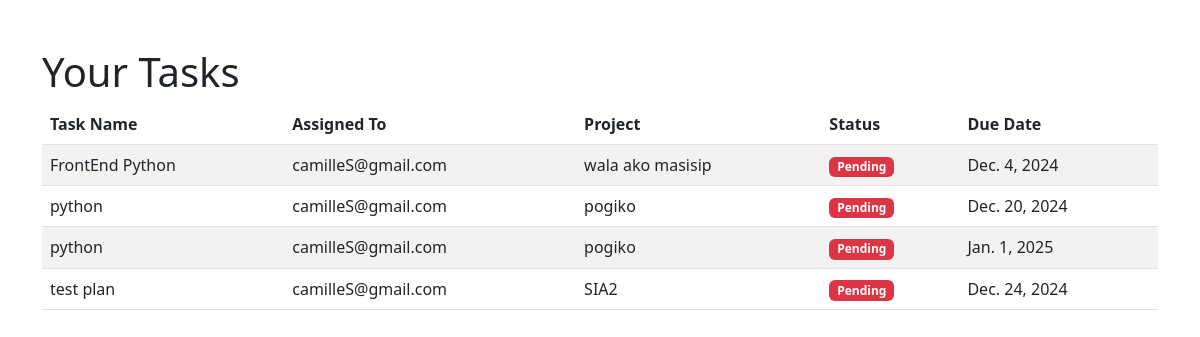
The app's page /dashboard/tasks/ (signed in) with its own data.
### MyApp/models.py (models this page shows, shortened)
class Task(models.Model):
    STATUS_CHOICES = [
        ('pending', 'Pending'),
        ('in_progress', 'In Progress'),
        ('completed', 'Completed'),
    ]
    name = models.CharField(max_length=200)
    description = models.TextField(blank=True, null=True)
    assigned_to = models.ForeignKey(User, on_delete=models.CASCADE, related_name='tasks')
    project = models.ForeignKey(Project, on_delete=models.CASCADE, related_name='tasks')
    status = models.CharField(
        max_length=20,
        choices=STATUS_CHOICES,
        default='pending'
    )
    due_date = models.DateField(null=True, blank=True)
    created_at = models.DateTimeField(auto_now_add=True)
    updated_at = models.DateTimeField(auto_now=True)
    def __str__(self):
        return f"{self.name} ({self.status})"

class User(AbstractUser):
    ROLE_CHOICES = [
        ('team_member', 'Team Member'),
        ('project_leader', 'Project Leader'),
    ]
    role = models.CharField(max_length=20, choices=ROLE_CHOICES, default='team_member')
    profile_picture = models.ImageField(upload_to='profile_pictures/', blank=True, null=True)

class Project(models.Model):
    name = models.CharField(max_length=100)
    description = models.TextField(blank=True, null=True)
    due_date = models.DateField(null=True, blank=True)  # Added due date
    created_by = models.ForeignKey(User, on_delete=models.CASCADE, related_name='projects', null=True, blank=True)
    created_at = models.DateTimeField(auto_now_add=True)

### MyApp/views.py (the view)
# urls.py: path('dashboard/tasks/', views.task_list, name='task_list'),
@login_required
def task_list(request):
    tasks = Task.objects.filter(assigned_to=request.user)
    print(tasks)  # Debugging: Print tasks in the console
    return render(request, 'task_list.html', {'tasks': tasks})

### MyApp/templates/task_list.html (shortened to what this page needs)
{% load static %}
<!DOCTYPE html>
<html lang="en">
<head>
    <link rel="stylesheet" href="https://cdn.jsdelivr.net/npm/bootstrap@5.3.0/dist/css/bootstrap.min.css">
</head>
<body>
    <div class="container mt-5">
        <h1>Your Tasks</h1>
        <table class="table table-striped">
    <thead>
        <tr>
            <th>Task Name</th>
            <th>Assigned To</th>
            <th>Project</th>
            <th>Status</th>
            <th>Due Date</th>
        </tr>
    </thead>
    <tbody>
        {% for task in tasks %}
            <tr>
                <td>{{ task.name }}</td>
                <td>{{ task.assigned_to.username }}</td>
                <td>{{ task.project.name }}</td>
                <td>
                    {% if task.status == 'completed' %}
                        <span class="badge bg-success">Completed</span>
                    {% elif task.status == 'in_progress' %}
                        <span class="badge bg-warning text-dark">In Progress</span>
                    {% else %}
                        <span class="badge bg-danger">Pending</span>
                    {% endif %}
                </td>
                <td>{{ task.due_date }}</td>
            </tr>
        {% empty %}
            <tr>
                <td colspan="5" class="text-center text-muted">No tasks found.</td>
            </tr>
        {% endfor %}
    </tbody>
</table>
    </div>
</body>
</html>

### records on screen
Task: name "FrontEnd Python", assigned_to.username "camilleS@gmail.com", project.name "wala ako masisip", status "Pending", due_date "Dec. 4, 2024"
Task: name "python", assigned_to.username "camilleS@gmail.com", project.name "pogiko", status "Pending", due_date "Dec. 20, 2024"
Task: name "python", assigned_to.username "camilleS@gmail.com", project.name "pogiko", status "Pending", due_date "Jan. 1, 2025"
Task: name "test plan", assigned_to.username "camilleS@gmail.com", project.name "SIA2", status "Pending", due_date "Dec. 24, 2024"
